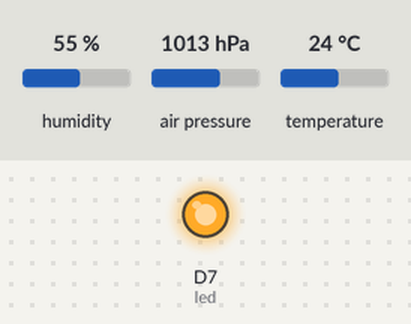
Recording of a sketch running on a simulated Particle Photon. On the bench: output pins drawn as LEDs (lit = HIGH). Inputs (shaded band) come from the test bench; at power-on: humidity 55 %, air pressure 1013 hPa, temperature 24 °C. What the sketch prints to the serial monitor is not drawn.

Above: at 0.1 s.
At 10.1 s:
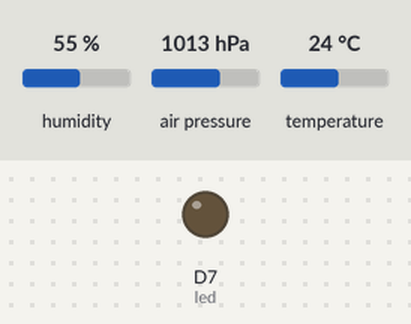
Timing chart, 0 to 11.6 s (numbered marks = the images above):
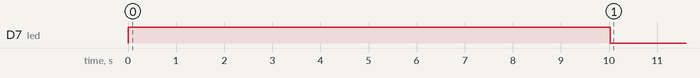

The sketch:

bme280test.ino
```cpp
#include "Adafruit_Sensor.h"
#include "Adafruit_BME280.h"

#define BME_SCK D4
#define BME_MISO D3
#define BME_MOSI D2

#define BME_CS_INTERNAL D5
#define BME_CS_EXTERNAL D1

#define SEALEVELPRESSURE_HPA (1013.25)

int led = D7;
char envData[128];

//Adafruit_BME280 bme; // I2C (D0, D1, GRND, 3.3)
//Adafruit_BME280 bmeInternal(BME_CS_INTERNAL); // hardware SPI
//Adafruit_BME280 bmeExternal(BME_CS_EXTERNAL); // hardware SPI
Adafruit_BME280 bmeInternal(BME_CS_INTERNAL, BME_MOSI, BME_MISO, BME_SCK); // software SPI
Adafruit_BME280 bmeExternal(BME_CS_EXTERNAL, BME_MOSI, BME_MISO, BME_SCK); // software SPI

void setup() {
  pinMode(led, OUTPUT);
  Serial.begin(9600);
  Serial.println(F("Starting BME280 pings..."));
  if (!bmeInternal.begin() || !bmeExternal.begin()) {
    Serial.println("Could not find a valid bme sensor, check wiring!");
    while (1) {
      Serial.println("broken...");
      delay(1000);
    }
  }
  Particle.variable("envData", envData);
}

void loop() {
    digitalWrite(led, HIGH);

    float intTemp, extTemp, intPressure, extPressure, intAltitude, extAltitude, intHumidity, extHumidity = 0.0F;

    intTemp = (bmeInternal.readTemperature() * 1.8F) + 32;
    extTemp = (bmeExternal.readTemperature() * 1.8F) + 32;

    intPressure = bmeInternal.readPressure() / 100.0F;
    extPressure = bmeExternal.readPressure() / 100.0F;

    intAltitude = bmeInternal.readAltitude(SEALEVELPRESSURE_HPA);
    extAltitude = bmeExternal.readAltitude(SEALEVELPRESSURE_HPA);

    intHumidity = bmeInternal.readHumidity();
    extHumidity = bmeExternal.readHumidity();

    /*Serial.println("internal temperature: " + String(intTemp) + "°F");
    Serial.println("external temperature: " + String(extTemp) + "°F");

    Serial.println("internal pressure: " + String(intPressure) + "hPa");
    Serial.println("external pressure: " + String(extPressure) + "hPa");

    Serial.println("internal altitude: " + String(intAltitude) + "m");
    Serial.println("external altitude: " + String(extAltitude) + "m");

    Serial.println("internal humidity: " + String(intHumidity) + "%");
    Serial.println("external humidity: " + String(extHumidity) + "%");*/

    sprintf(envData, "{\"iT\": %.2f, \"iP\": %.2f, \"iA\": %.2f, \"iH\": %.2f, \"eT\": %.2f, \"eP\": %.2f, \"eA\": %.2f, \"eH\": %.2f}",
                                            intTemp, intPressure, intAltitude, intHumidity, extTemp, extPressure, extAltitude, extHumidity);
    Serial.println(String(envData));

    Particle.publish("envData", String(envData));
    delay(10000);
    digitalWrite(led, LOW);
    delay(300000);
}
```

Measured:
- by itself, D7 (led): LOW → HIGH at 0.00 s, → LOW 10.0 s later
